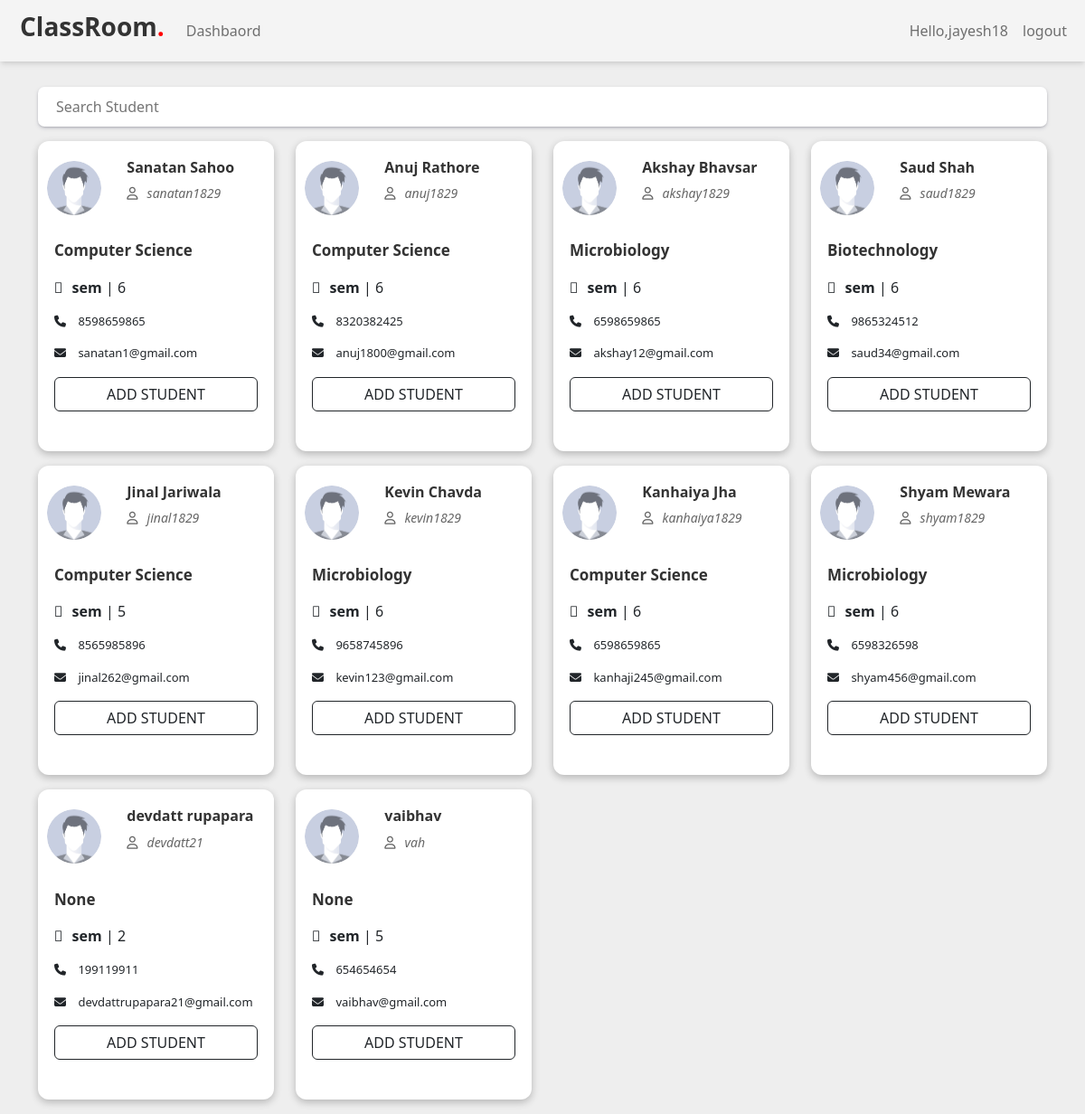
The page /classroom/students_list/ (signed in) on the database its author committed.
### classroom/models.py (models this page shows, shortened)
class User(AbstractUser):
    is_student = models.BooleanField(default=False)
    is_teacher = models.BooleanField(default=False)

class Student(models.Model):
    user = models.OneToOneField(
        User, on_delete=models.CASCADE, primary_key=True, related_name='Student')
    name = models.CharField(max_length=250)
    std_course = models.ForeignKey(
        Course_master, on_delete=models.CASCADE, null=True, blank=True)
    sem = models.CharField(max_length=50, default=1, null=True, blank=True)
    email = models.EmailField(max_length=254)
    phone = models.IntegerField()
    student_profile_pic = models.ImageField(
        upload_to="classroom/student_profile_pic", blank=True)

class Course_master(models.Model):
    course_name = models.CharField(max_length=200, null=True, blank=True)
    course_duration = models.CharField(max_length=20, null=True, blank=True)
    total_semester = models.IntegerField(null=True, default=6)
    def __str__(self):
        return self.course_name

### classroom/views.py (the view)
# urls.py: path('students_list/',views.students_list,name="students_list"),
def students_list(request):
    query = request.GET.get("q", None)
    students = StudentsInClass.objects.filter(teacher=request.user.Teacher)
    students_list = [x.student for x in students]
    qs = Student.objects.all()
    if query is not None:
        qs = qs.filter(
            Q(name__icontains=query)
        )
    qs_one = []
    for x in qs:
        if x in students_list:
            pass
        else:
            qs_one.append(x)
    context = {
        "students_list": qs_one,
    }
    template = "classroom/students_list.html"
    return render(request, template, context)

### template/classroom/students_list.html (shortened to what this page needs)
{% extends "classroom/base.html" %}
{% load static %}
{% block content %}
<div class="student-list">
  <div class="container mt-5 pt-5">
    <form method='GET' action="{% url 'classroom:students_list' %}" class="searchme">
      <p><input type='search' class="search" name='q' placeholder='Search Student'></p>
    </form>
  </div>
  <div class="container">
    <div class="row d-flex justify-content-start" style="flex-wrap:wrap;">
      {% for student in students_list %}
      <div class="col-lg-3 col-md-4 mb-3">
        <div class="t-profile-css">
          <div class="row  upper-profile d-flex align-items-center">
            <div class="col-4">
              <div class="t-avatar">
                {% if student.student_profile_pic %}
                <img src="{{ student.student_profile_pic.url }}" alt="">
                {% else %}
                {% if forloop.counter0|divisibleby:"2" %}
                <img src="{% static 'images/avatar.jpg' %}" alt="">
                {% else %}
                <img src="{% static 'images/avatar.jpg' %}" alt="">
                {% endif %}
                {% endif %}
              </div>
            </div>
            <div class="col-8">
              <h4>{{ student.name }}</h4>
              <p><i class="far fa-user"></i>{{ student.user.username }}</p>
            </div>
          </div>
          <div class="profile-details mt-3">
            <p style="color:#333;font-size:17px;font-weight: 600;"> {{ student.std_course }}</p>
            <p><i class="fal fa-user-tag"></i><b>sem</b> | {{ student.sem }}</p>
            <p><i class="fa-solid fa-phone"></i> {{ student.phone }}</p>
            <p><i class="fa-solid fa-envelope"></i> {{ student.email }}</p>
            <a href="{% url 'classroom:add_student' pk=student.pk %}">
              <p class="btn btn-outline-dark w-100">ADD STUDENT</p>
            </a>
          </div>
        </div>
      </div>
      {% endfor %}
    </div>
  </div>
</div>
{% endblock %}

### template/classroom/base.html (shortened to what this page needs)
<!DOCTYPE html> {% load static %}
<html lang="en" dir="ltr">
<head>
    <meta name="viewport" content="width=device-width, initial-scale=1.0"> {% load static %}
    <link rel="stylesheet" href="{% static 'css/aos.scss' %}">
    <link rel="stylesheet" href="https://unpkg.com/aos@next/dist/aos.css" />
    <link rel="stylesheet" href="{% static 'css/bootstrap.min.css' %}">
    <link rel="stylesheet" href="{% static 'css/style.css' %}">
    <link rel="stylesheet" href="https://pro.fontawesome.com/releases/v5.10.0/css/all.css" />
    <link rel="stylesheet" href="https://pro.fontawesome.com/releases/v5.10.0/css/all.css" />
    <link rel="stylesheet" href="https://cdnjs.cloudflare.com/ajax/libs/font-awesome/6.1.1/css/all.min.css"
    />
    <link href="{% static 'fontawesomefree/css/solid.css' %}" rel="stylesheet" type="text/css">
</head>
<body>
    <nav class="navbar navbar-expand-lg bg-light">
        <div class="container-fluid">
            <a class="navbar-brand" href="/">
                <div class="logo">
                    <h2 style="font-weight: 700; color:#333; font-size:28px; padding-left: 10px;">ClassRoom<span style="color:red;">.</span></h2>
                </div>
            </a>
            <div class="collapse navbar-collapse" id="navbarNavDropdown">
                <ul class="navbar-nav">
                    {% if user.is_authenticated %}  {% if user.is_teacher %}
                    <li class="nav-item">
                        <a class="nav-link" href="{% url 'classroom:dashboard' %}">Dashbaord</a>
                    </li>
                    {% endif %} {% else %}
                    <li class="nav-item">
                        <a class="nav-link active" aria-current="page" href="/">Home</a>
                    </li>
                    &nbsp; {% endif %}
                </ul>
            </div>
            <div class="d-flex">
                <ul class="navbar-nav">
                    <li class="nav-item dropdown">
                        <a class="nav-link " href="#">
              {% if user.is_authenticated %}
              <span> Hello,{{user.username}}</span>
            </a>
                    </li>
                    <li class="nav-item">
                        <a class="nav-link" href="{% url 'classroom:logout' %}">logout</a>
                    </li>
                    {% endif %}
                </ul>
            </div>
        </div>
    </nav>
     {% block content %} {% endblock content %}
</body>
</html>

### static/css/style.css (style rules this page uses)
:root { --p-color: #75E6DA; --s-color: #30E3CA; --t-color: #40514E; --b-color: #E4F9F5; }
body { background: rgb(238, 238, 238); }
html { scroll-behavior: smooth; }
.bg-light { background-color: #f4f4f4 !important; box-shadow: rgba(0, 0, 0, 0.1) 0px 4px 6px -1px, rgba(0, 0, 0, 0.06) 0px 2px 4px -1px; }
.navbar { position: fixed; top: 0; right: 0; left: 0; z-index: 100; }
.navbar-brand { font-weight: 600; font-size: 20px; }
.upper-profile .col-8 h4 { font-size: 16px; color: #333; font-weight: 600; }
.t-avatar { width: 60px; height: 60px; border-radius: 50%; overflow: hidden; }
.t-avatar img { width: 100%; }
.upper-profile .col-8 i { font-size: 14px; color: #666; margin-right: 10px; }
.upper-profile .col-8 p { font-size: 14px; color: #666; font-style: italic; }
.profile-details { padding: 8px; border-radius: 12px; background: #fff; }
.profile-details p:nth-child(3) { font-size: 13px; }
.profile-details p:nth-child(4) { font-size: 13px; }
.t-profile-css { box-shadow: rgba(0, 0, 0, 0.05) 0px 6px 24px 0px, rgba(0, 0, 0, 0.08) 0px 0px 0px 1px; border-radius: 12px; padding: 20px 10px; background: #fff; box-shadow: rgba(0, 0, 0, 0.24) 0px 3px 8px; }
.search { padding: 10px 20px; width: 100%; color: #666; border-radius: 7px; border: none; box-shadow: rgba(50, 50, 93, 0.25) 0px 2px 5px -1px, rgba(0, 0, 0, 0.3) 0px 1px 3px -1px; }
.profile-details p i { margin-right: 10px; }

### rows shown on the page
User: username "jayesh18"
Student: name "Sanatan Sahoo", user.username "sanatan1829", std_course "Computer Science", sem "6", phone "8598659865", email "sanatan1@gmail.com"
Student: name "Anuj Rathore", user.username "anuj1829", std_course "Computer Science", sem "6", phone "8320382425", email "anuj1800@gmail.com"
Student: name "Akshay Bhavsar", user.username "akshay1829", std_course "Microbiology", sem "6", phone "6598659865", email "akshay12@gmail.com"
Student: name "Saud Shah", user.username "saud1829", std_course "Biotechnology", sem "6", phone "9865324512", email "saud34@gmail.com"
Student: name "Jinal Jariwala", user.username "jinal1829", std_course "Computer Science", sem "5", phone "8565985896", email "jinal262@gmail.com"
Student: name "Kevin Chavda", user.username "kevin1829", std_course "Microbiology", sem "6", phone "9658745896", email "kevin123@gmail.com"
Student: name "Kanhaiya Jha", user.username "kanhaiya1829", std_course "Computer Science", sem "6", phone "6598659865", email "kanhaji245@gmail.com"
Student: name "Shyam Mewara", user.username "shyam1829", std_course "Microbiology", sem "6", phone "6598326598", email "shyam456@gmail.com"
Student: name "devdatt rupapara", user.username "devdatt21", std_course "None", sem "2", phone "199119911", email "devdattrupapara21@gmail.com"
Student: name "vaibhav", user.username "vah", std_course "None", sem "5", phone "654654654", email "vaibhav@gmail.com"
